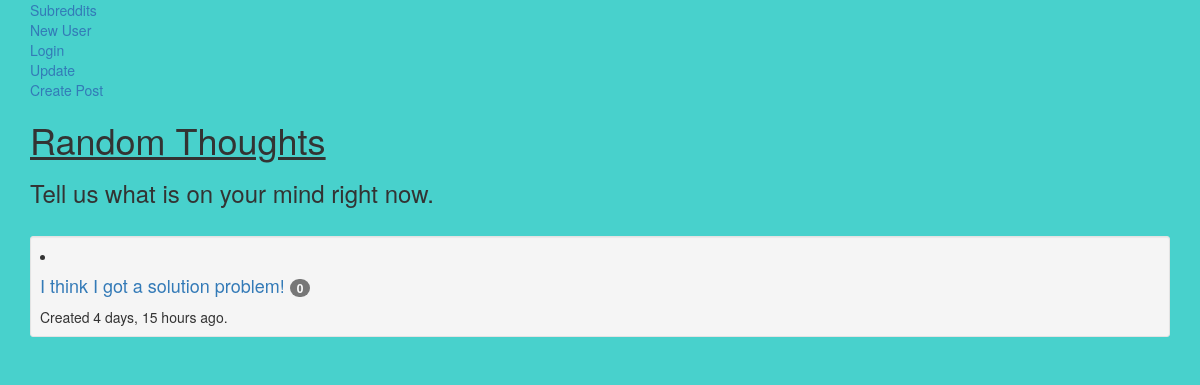
The app's page /subreddit/4/, older data.
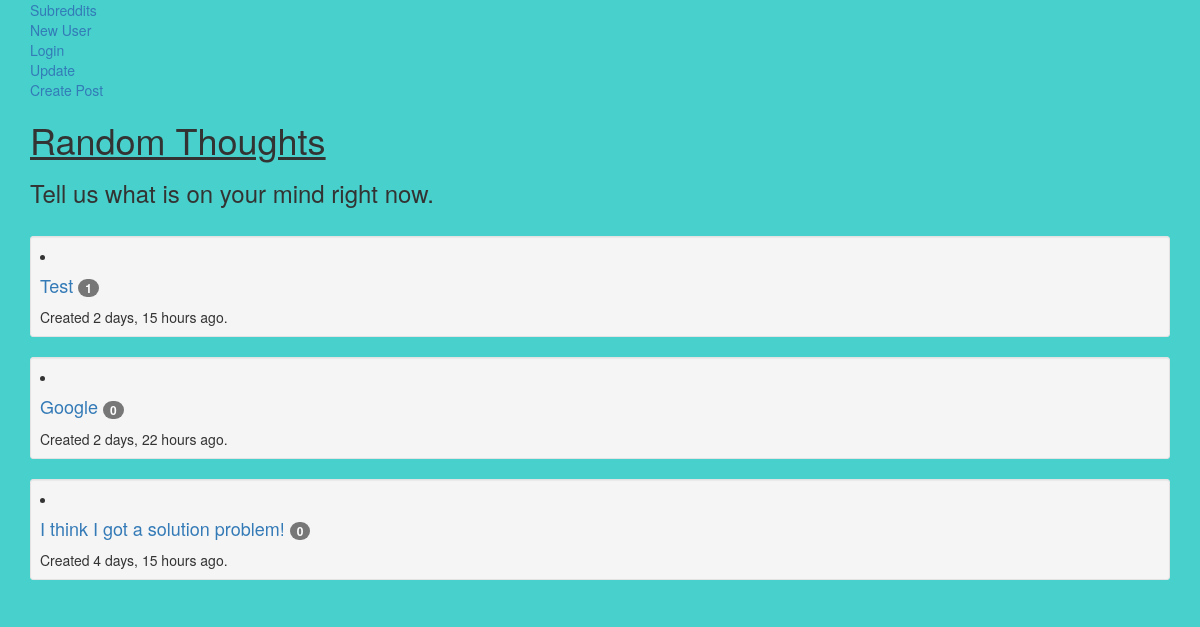
The same page, newer data.
### app/models.py (models this page shows, shortened)
class Post(models.Model):
    title = models.CharField(max_length=100)
    post_description = models.CharField(max_length=255)
    url_page = models.URLField(null=True, blank=True)
    post_created = models.DateTimeField(auto_now_add=True)
    post_edit = models.DateTimeField(auto_now=True)
    subreddit = models.ForeignKey(Subreddit)
    user = models.ForeignKey(User)
    def __str__(self):
        return self.title
    def post_count(self):
        return Comment.objects.filter(comment_post=self).count()

### app/views.py (the view)
# urls.py: url(r'^subreddit/(?P<pk>\d+)/$', SubredditDetailView.as_view(), name="subreddit_detail_view"),
class SubredditDetailView(DetailView):
    model = Subreddit

### app/models.py (called while the page is built)
    def __str__(self):
        return self.name

    def get_recent(self):
        return Post.objects.filter(subreddit=self).order_by('-post_created')[:20]

### templates/app/subreddit_detail.html
{% extends 'base.html' %}
{% block content %}
<a href="{% url 'subreddit_update_view' object.id %}">Update</a><br>
<a href="{% url 'post_create_view' object.id %}">Create Post</a>
<h1>{{ object }}</h1>
<h3>{{ object.description }}</h3> <br>
{% for post in object.get_recent %}
  <div class="well well-sm">
      <li><h4><a href="{% url 'post_detail_view' post.id %}">{{ post }} <span class="badge">{{ post.post_count }}</span></a></h4></li>
      Created {{ post.post_created|timesince }} ago.
  </div>
{% endfor %}
{% endblock %}

Row changes from the older to the newer data that the page shows:
added Post: title "Test", post_count "1", post_created "2 days, 15 hours"
added Post: title "Google", post_count "0", post_created "2 days, 22 hours"
